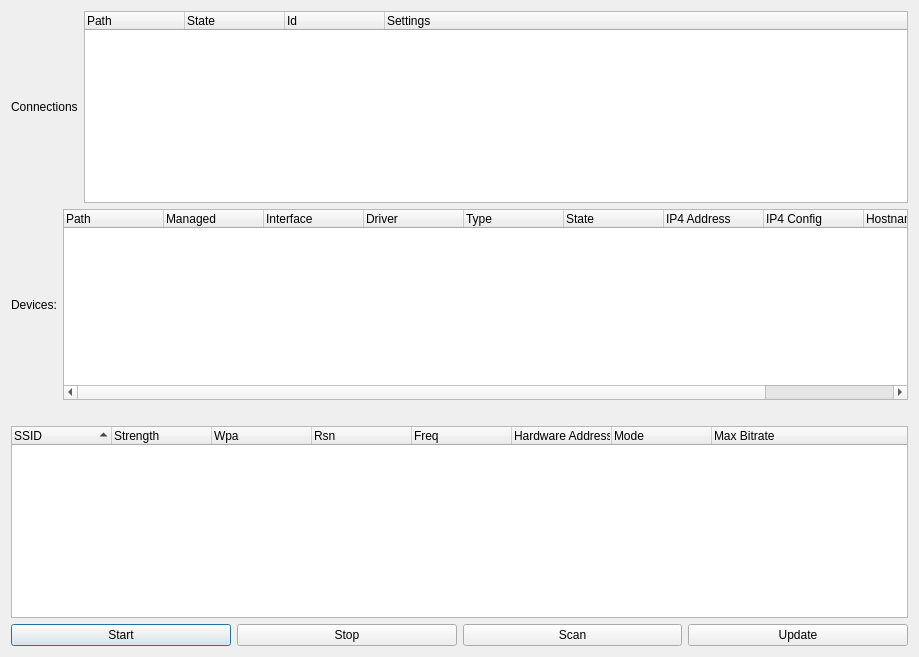
<?xml version="1.0" encoding="UTF-8"?>
<ui version="4.0">
 <class>Dialog</class>
 <widget class="QDialog" name="Dialog">
  <property name="geometry">
   <rect>
    <x>0</x>
    <y>0</y>
    <width>919</width>
    <height>657</height>
   </rect>
  </property>
  <property name="windowTitle">
   <string>Dialog</string>
  </property>
  <layout class="QGridLayout" name="gridLayout">
   <item row="0" column="0">
    <layout class="QHBoxLayout" name="horizontalLayout">
     <item>
      <widget class="QLabel" name="label">
       <property name="text">
        <string>Connections</string>
       </property>
      </widget>
     </item>
     <item>
      <widget class="QTreeWidget" name="cons">
       <column>
        <property name="text">
         <string>Path</string>
        </property>
       </column>
       <column>
        <property name="text">
         <string>State</string>
        </property>
       </column>
       <column>
        <property name="text">
         <string>Id</string>
        </property>
       </column>
       <column>
        <property name="text">
         <string>Settings</string>
        </property>
       </column>
      </widget>
     </item>
    </layout>
   </item>
   <item row="1" column="0">
    <layout class="QHBoxLayout" name="horizontalLayout_2">
     <item>
      <widget class="QLabel" name="label_3">
       <property name="text">
        <string>Devices:</string>
       </property>
      </widget>
     </item>
     <item>
      <widget class="QTreeWidget" name="devicesTreeWidget">
       <column>
        <property name="text">
         <string>Path</string>
        </property>
       </column>
       <column>
        <property name="text">
         <string>Managed</string>
        </property>
       </column>
       <column>
        <property name="text">
         <string>Interface</string>
        </property>
       </column>
       <column>
        <property name="text">
         <string>Driver</string>
        </property>
       </column>
       <column>
        <property name="text">
         <string>Type</string>
        </property>
       </column>
       <column>
        <property name="text">
         <string>State</string>
        </property>
       </column>
       <column>
        <property name="text">
         <string>IP4 Address</string>
        </property>
       </column>
       <column>
        <property name="text">
         <string>IP4 Config</string>
        </property>
       </column>
       <column>
        <property name="text">
         <string>Hostname</string>
        </property>
       </column>
       <column>
        <property name="text">
         <string>Domains</string>
        </property>
       </column>
      </widget>
     </item>
    </layout>
   </item>
   <item row="2" column="0">
    <spacer name="horizontalSpacer">
     <property name="orientation">
      <enum>Qt::Horizontal</enum>
     </property>
     <property name="sizeHint" stdset="0">
      <size>
       <width>908</width>
       <height>20</height>
      </size>
     </property>
    </spacer>
   </item>
   <item row="3" column="0">
    <widget class="QTreeWidget" name="accessPointsTreeWidget">
     <property name="sortingEnabled">
      <bool>true</bool>
     </property>
     <column>
      <property name="text">
       <string>SSID</string>
      </property>
     </column>
     <column>
      <property name="text">
       <string>Strength</string>
      </property>
     </column>
     <column>
      <property name="text">
       <string>Wpa</string>
      </property>
     </column>
     <column>
      <property name="text">
       <string>Rsn</string>
      </property>
     </column>
     <column>
      <property name="text">
       <string>Freq</string>
      </property>
     </column>
     <column>
      <property name="text">
       <string>Hardware Address</string>
      </property>
     </column>
     <column>
      <property name="text">
       <string>Mode</string>
      </property>
     </column>
     <column>
      <property name="text">
       <string>Max Bitrate</string>
      </property>
     </column>
    </widget>
   </item>
   <item row="4" column="0">
    <layout class="QHBoxLayout" name="horizontalLayout_3">
     <item>
      <widget class="QPushButton" name="startButton">
       <property name="text">
        <string>Start</string>
       </property>
      </widget>
     </item>
     <item>
      <widget class="QPushButton" name="stopButton">
       <property name="text">
        <string>Stop</string>
       </property>
      </widget>
     </item>
     <item>
      <widget class="QPushButton" name="scanButton">
       <property name="text">
        <string>Scan</string>
       </property>
      </widget>
     </item>
     <item>
      <widget class="QPushButton" name="updateButton">
       <property name="text">
        <string>Update</string>
       </property>
      </widget>
     </item>
    </layout>
   </item>
  </layout>
 </widget>
 <resources/>
 <connections/>
</ui>
